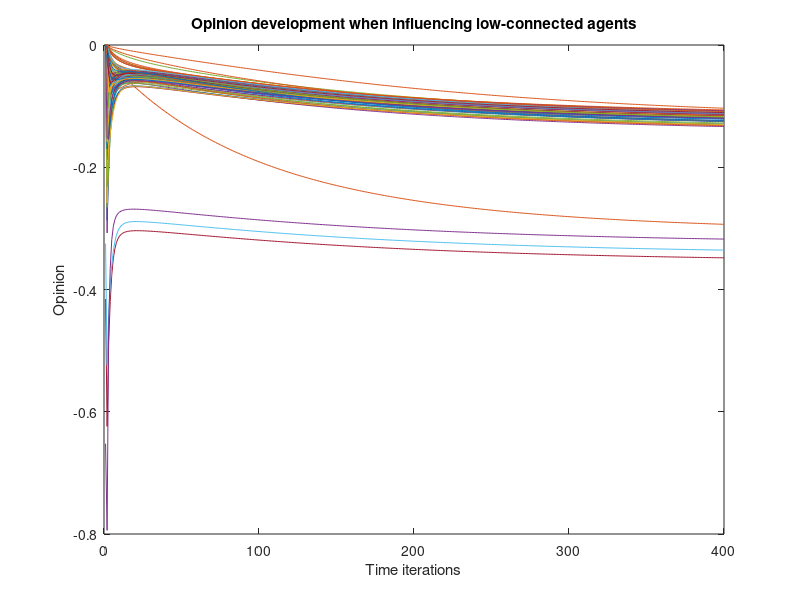

This figure's MATLAB source:
%%%%%%%%%%%%%%%%%%%%%%%%%%%%%%%%%%%%%%%%%%%%%%%%%%%%%%%%%%%%%%%%%%%%%%%%%%%
% File for the Course: MSSSM
% Students:
% 28.11.2017
%%%%%%%%%%%%%%%%%%%%%%%%%%%%%%%%%%%%%%%%%%%%%%%%%%%%%%%%%%%%%%%%%%%%%%%%%%%

clear all
close all
clc

%% Loading a Network

network_size = 1e2;                            % total number of agents in a network


maxclosefriends = 10;                    %maximum #of closefriends
maxfbfriends = 30;                       %maximum #of fbfriends
minclosefriendships = 0;                 %Set minimal amount of formed close friendships
minfacebookFS = 5;                       %Set minimal amount of formed FB-friendships

friends = [maxclosefriends; maxfbfriends; minclosefriendships; minfacebookFS];

% Setting parameters
% 1 means to evaluate
% 0 means to do nothing there
NewNetwork = 0; 
Influence_low = 1;
Influence_middle = 0;
Influence_high = 0;


if (NewNetwork)
    [agents, Sim_network] = CreateaNetwork(network_size, friends);
end

load('agents.mat')
load('Sim_network')
%% Finding the right angents to be influenced

Number_Influenced = 4;

for i = 1:length(agents)
    Friendship_Sum(i) = 2*agents(i,1)+agents(i,2);
end

[Friendship_Sum_order, idx_order] = sort(Friendship_Sum,'ascend');

% Find low-connected and high-connected agents

LowConnedcted = Friendship_Sum_order(1:Number_Influenced);
idx_low = idx_order(1:Number_Influenced);
HighConnected = Friendship_Sum_order(end-Number_Influenced:end);
idx_high = idx_order(end-Number_Influenced+1:end);

% Find medium-connected agents

MeanConnection = floor(sum(Friendship_Sum)/length(Friendship_Sum));
idx_order_mean = find(Friendship_Sum_order == MeanConnection);

missing = Number_Influenced - length(idx_order_mean);

if (missing > 0)
    idx_order_mean_start = idx_order_mean(1) - floor(missing/2);
    idx_order_mean_end = idx_order_mean(end) + floor(missing/2);
    idx_order_mean_full = idx_order(idx_order_mean_start:idx_order_mean_end);    
end

if (missing <= 0)
    idx_order_mean_full = idx_order(idx_order_mean(1:Number_Influenced));   
end


%% Setting the influence parameter of the agents

if(Influence_low)
    for i = 1:Number_Influenced
        agents(idx_low(i),3) = -1;

    end
end

if(Influence_middle)
    for i = 1:Number_Influenced
        agents(idx_order_mean_full(i),3) = -1;

    end
end

if(Influence_high)
    for i = 1:Number_Influenced
        agents(idx_high(i),3) = -1;

    end
end

%% Starting simulation and updating oppinion of every agent

timesteps = 400;                               % Number of Network Simulations
temp_opinion = zeros(network_size,1);        % Initializing a temporaray opinion vector 
k_CF = 2;                                    % Opinion multiplication factor for CF_friends
k_FB = 1;                                  % Opinion multiplication factor for FB_friends
k_IF = 5;                                   % Opinion multiplication factor for Influence
opinion_development = zeros(network_size,timesteps);

for t = 1:timesteps
    for xx = 1:network_size     % Iterating through all agents in the network
                
            listCF_hor = find(Sim_network(xx,:) == 2 | Sim_network(xx,:) == 3);
            listCF_ver = find(Sim_network(:,xx) == 2 | Sim_network(:,xx) == 3);
            listFB_hor = find(Sim_network(xx,:) == 1 | Sim_network(xx,:) == 3);
            listFB_ver = find(Sim_network(:,xx) == 1 | Sim_network(:,xx) == 3);
            
            
            temp_opinionCF_hor = agents(listCF_hor,5);
            temp_opinionCF_ver = agents(listCF_ver,5);
            temp_opinionCF = [temp_opinionCF_hor; temp_opinionCF_ver];
            participantsCF = length(find(temp_opinionCF ~= 0));
            temp_opinionCF_sum = sum(temp_opinionCF);
            
            temp_opinionFB_hor = agents(listFB_hor,5);
            temp_opinionFB_ver = agents(listFB_ver,5);
            temp_opinionFB = [temp_opinionFB_hor; temp_opinionFB_ver];
            participantsFB = length(find(temp_opinionFB ~= 0));
            temp_opinionFB_sum = sum(temp_opinionFB);
            
            if (agents(xx,3) == 0) 
                % His own opinion 
                temp_opinion(xx) = (1-agents(xx,4)) * agents(xx,5) + agents(xx,4) * ((temp_opinionCF_sum * k_CF + temp_opinionFB_sum * k_FB) / (participantsCF*k_CF +participantsFB*k_FB+1));
            end
            
            if (agents(xx,3) == -1)        % If agent is influenced by Specialist or Spreader
                % His own opinion 
                temp_opinion(xx) = (1-agents(xx,4)) * agents(xx,5) + agents(xx,4) * ((temp_opinionCF_sum * k_CF + temp_opinionFB_sum * k_FB + agents(xx,3)*k_IF) / (participantsCF*k_CF + participantsFB*k_FB + k_IF+1));
            end
    end
    
    for xx = 1:network_size                                           
        agents(xx,5) = temp_opinion(xx);                    % Updating opinion for every agent
        opinion_development(xx,t) = temp_opinion(xx);       % Updating opinion_development over time
    end
end

if (Influence_low)
    figure
    for xx = 1:network_size
        plot(opinion_development(xx,:))
        hold on
    end
    xlabel('Time iterations')
    ylabel('Opinion')
    title('Opinion development when influencing low-connected agents')
end

if (Influence_middle)
    figure
    for xx = 1:network_size
        plot(opinion_development(xx,:))
        hold on
    end
    xlabel('Time iterations')
    ylabel('Opinion')
    title('Opinion development when influencing medium-connected agents')
end

if (Influence_high)
    figure
    for xx = 1:network_size
        plot(opinion_development(xx,:))
        hold on
    end
    xlabel('Time iterations')
    ylabel('Opinion')
    title('Opinion development when influencing highly connected agents')
end